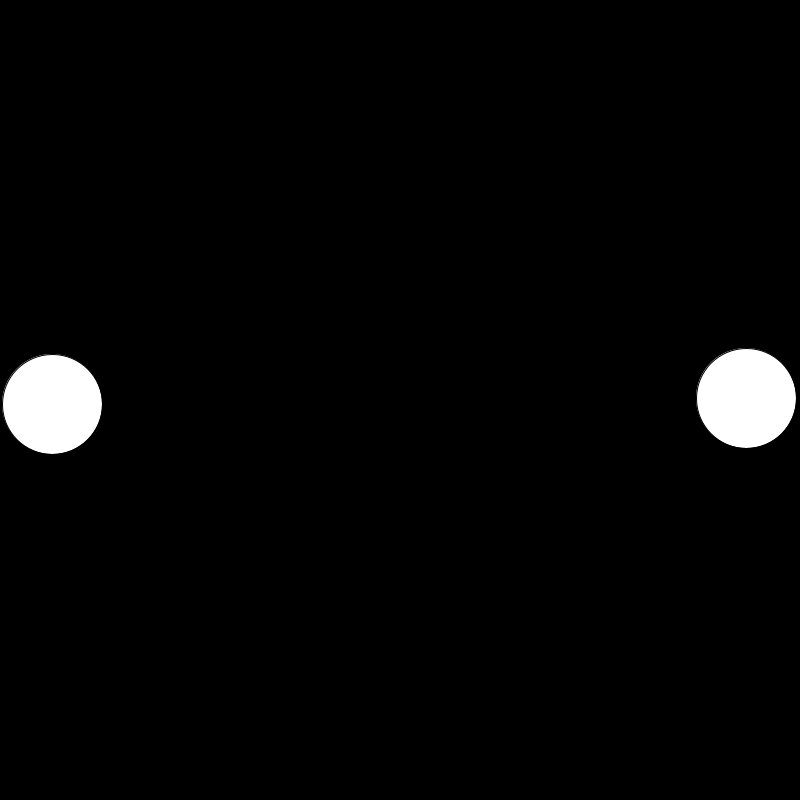
Frame 1 (no input)
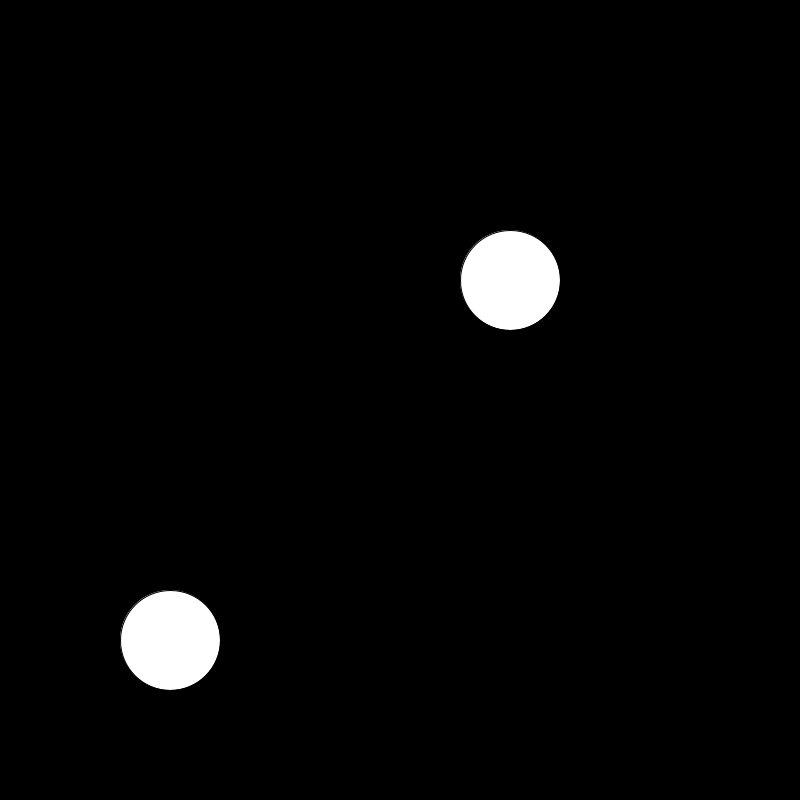
Frame 60 (the mouse pressed at the canvas centre just before this capture)
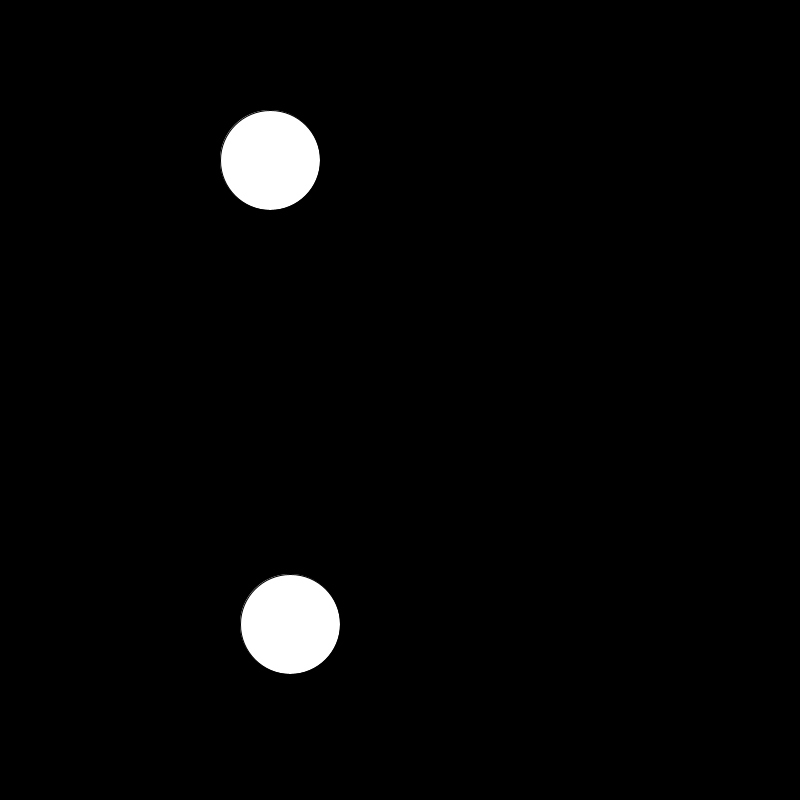
Frame 120 (the mouse held since frame 60 and released just before this capture)

The Processing sketch that drew these frames (run headless with seeded random() and noise(); from frame 60 on, the mouse is pressed at the canvas centre):

// Processing sketch: ball
// ── ball.pde
void setup(){
  size(800,800);
  x1=50; y1=height/2; dx1=1; dy1=1;
  x2=width-50; y2=height/2; dx2=-1; dy2=-1;
}

float x1, y1, dx1, dy1;
float x2, y2, dx2, dy2;

void draw(){
  background(0);
  x1+=2*dx1; y1+=4*dy1;
  x2+=4*dx2; y2+=2*dy2;
  
  ellipse(x1,y1,100,100);
  ellipse(x2,y2,100,100);
  
  if(x1-50<0 || x1+50>width){
    dx1*=-1;
  }
  if(y1-50<0 || y1+50>height){
    dy1*=-1;
  }
  
  if(x2-50<0 || x2+50>width){
    dx2*=-1;
  }
  if(y2-50<0 || y2+50>height){
    dy2*=-1;
  }
  
  float d = dist(x1,y1,x2,y2);
  if(d<100){
    dx1*=-1; dy1*=-1; 
    dx2*=-1; dy2*=-1; 
  }
}
